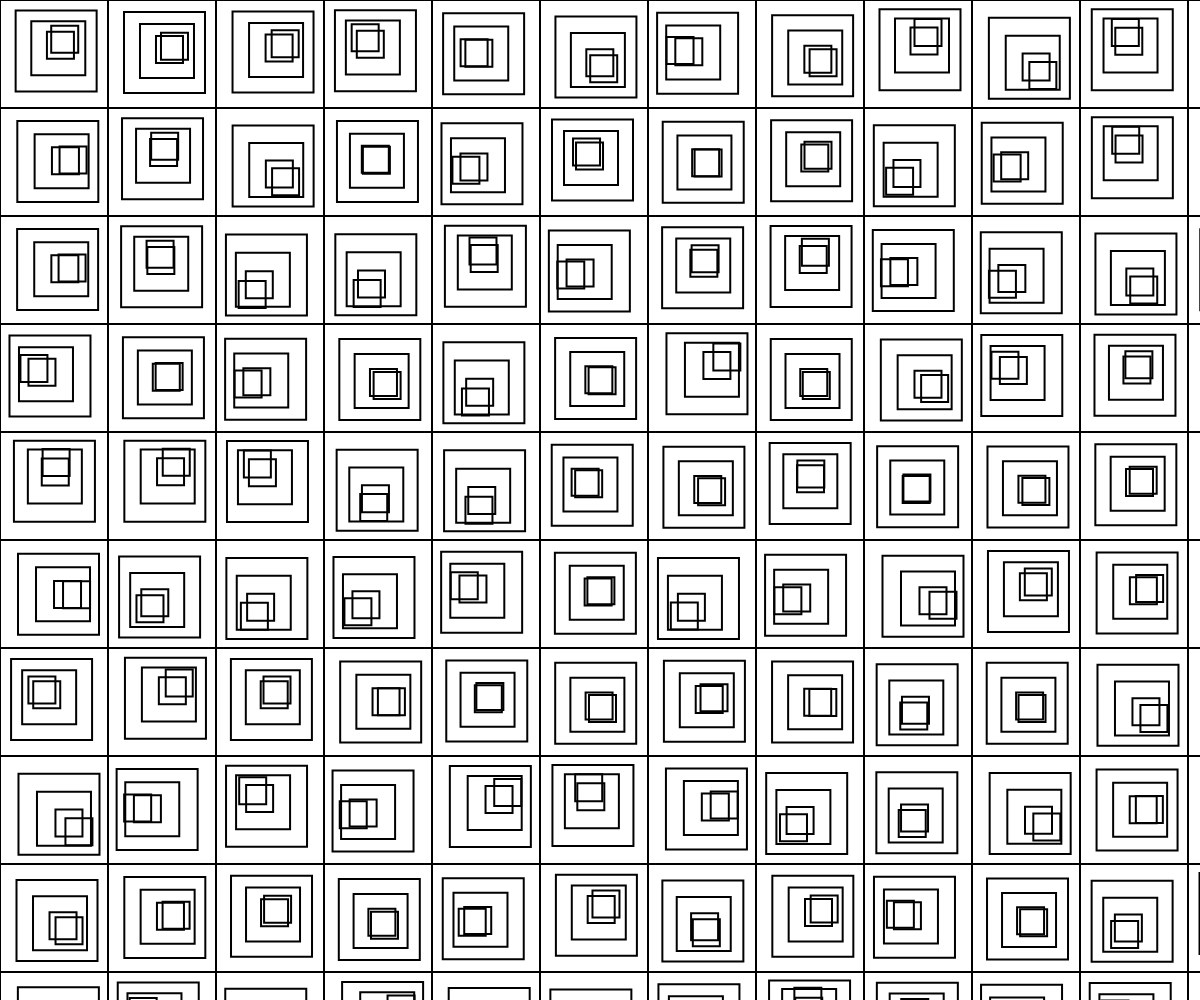
Frame 1 (no input)
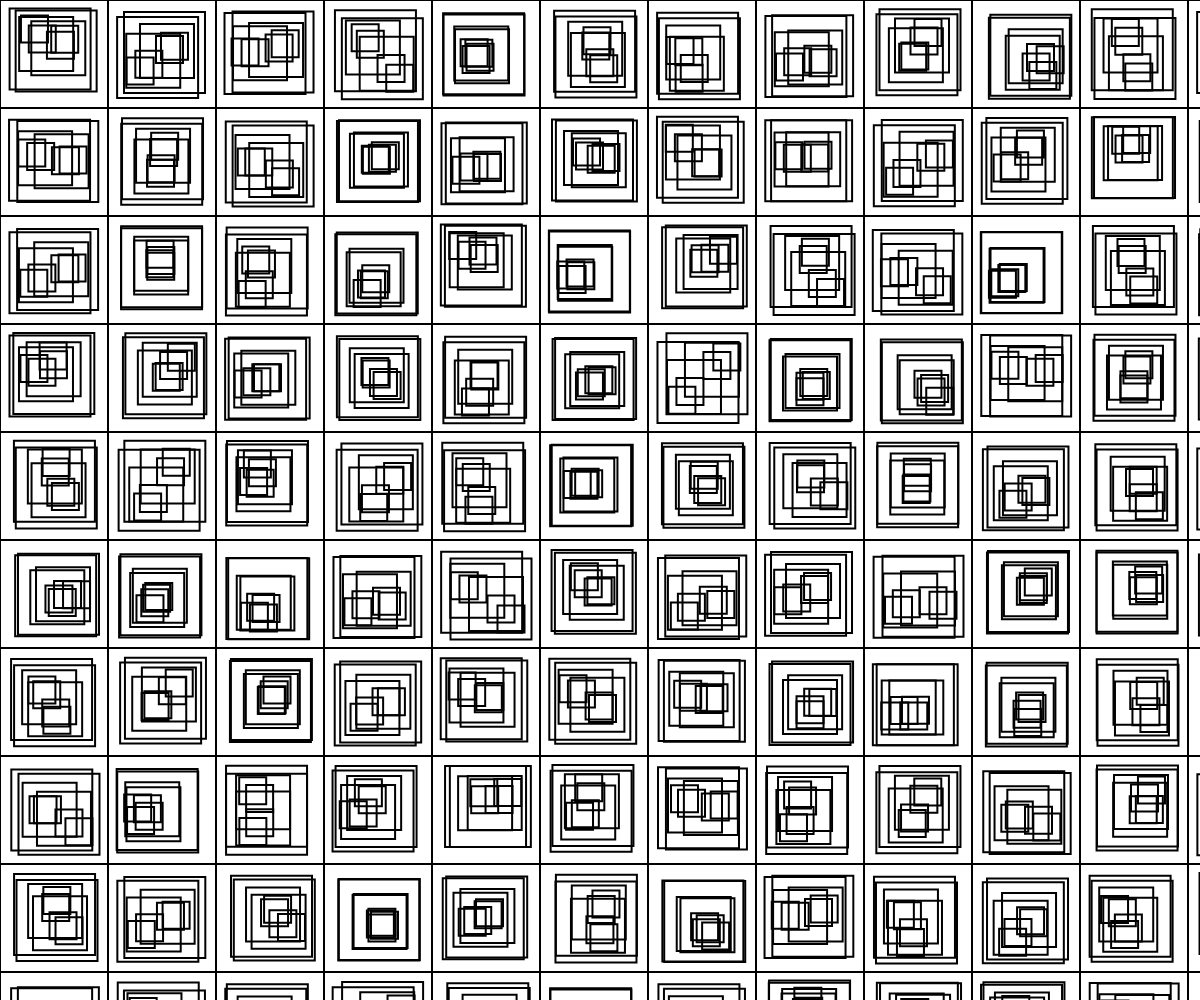
Frame 2 (the mouse pressed at the canvas centre, redrawn once)

The p5.js sketch that drew these frames (run headless with seeded random() and noise() and a simulated clock; the mouse was pressed at the canvas centre and the sketch redrawn once):

// p5.js sketch
// ── sketch.js
/*
Inspired by William Kolomyjec’s Random Squares

Based on a translation from Nick Santaniello:
http://recodeproject.com/translation/nick-santaniello-direct-untitled-1-various
*/

let total; //stores the total number of rows and columns in the grid
let sqSize; //the size of each square
let sizeDifference; //the size difference between nested squares

function setup() {
  createCanvas(windowWidth, windowHeight);
  background(255);
  rectMode(CENTER); // Set rectangle drawing mode to CENTER
  strokeWeight(2);
  noFill();

  let minDimension = min(width, height);

  //calculate the total number of squares along one axis
  total = minDimension / 90;

  // determine the size of each square
  sqSize = width / total;

  //determines how much smaller each nested square is compared to the previous one； each nested square is 1/6th smaller than the original square.
  sizeDifference = sqSize / 4;
}

function draw() {
  translate(sqSize / 2, sqSize / 2);

  // loop through rows
  for (let r = 0; r < total; r++) {
    // loop through columns
    for (let c = 0; c < total; c++) {
      // calculate the x and y position for the main square
      let x = r * sqSize;
      let y = c * sqSize;
      square(x, y, sqSize);

      // generate a small random offset for nested squares
      let offsetX = random(-5, 5);
      let offsetY = random(-5, 5);

      // loop to draw nested squares with decreasing size
      for (let i = 1; i < 6; i++) {
        //calculate the new position for the nested square
        let newX = c * sqSize + i * offsetX;
        let newY = r * sqSize + i * offsetY;
        
        // calculate the new size for the nested square
        let newSize = sqSize - i * sizeDifference;

        rect(newX, newY, newSize);
      }
    }
  }
  noLoop();
}
